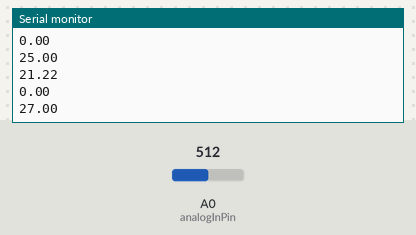
Simulated run of this sketch. Board: Arduino Uno, built with avr-gcc and run on an emulated ATmega328P. On the bench: the last lines printed to the serial monitor. The inputs (shaded band) are chosen by the test bench; at power-on: A0 (analogInPin) = 512.

Above: at 2.2 s.
2.3 s: A0 (analogInPin) set to 716
At 2.44 s:
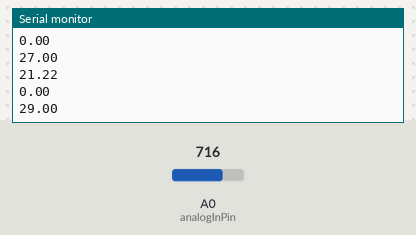
3.8 s: A0 (analogInPin) set to 900
At 4.12 s:
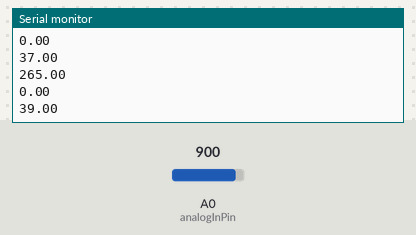
Timing chart, 0 to 6.8 s (numbered marks = the images above; inputs shaded):
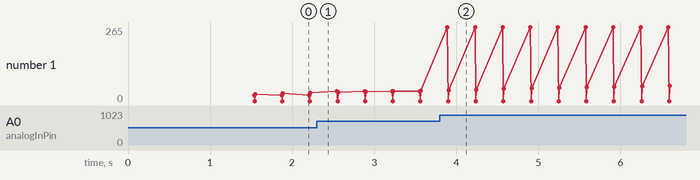

The sketch:

main.ino
```cpp
#include <Servo.h>

// Servo variables
const int servoCount = 2;
Servo servos[servoCount];

// Range variables
const int analogInPin = A0;

long currentMillis = 0;

int dataCount = 0;

// Button stuff
int lastButtonState = 0;
int buttonState = 0;
int buttonPin = 8;
long buttonTime = 0;

// Data processing
// y = p1*x^4 + p2*x^3 + p3*x^2 + p4*x + p5

// Coefficients
const int termCount = 5;
float ps[termCount] = {6.1135*pow(10, -9), -1.0478e-05, 0.006638, -1.9374, 259.27};

float processedRange() {
	int raw = analogRead(analogInPin);
	float retRange = 0;
	for (int i = 0; i < termCount; i++) {
		retRange += ps[i]*pow(raw, termCount-1-i);
	}
	return retRange;
}

float averagedRange(int count) {
	float total = 0;

	for (int i = 0; i < count; i ++) {
		float sensorValue = processedRange();

		total += sensorValue;

		delay(2);
	}

	return total/count;
}

void printPoint(float R, float phi, float theta) {
	// Radius
	Serial.println(R);
	// Servo 0 phi
	Serial.println(phi);
	// Servo 1 theta
	Serial.println(theta);
}

void setup() {
	for (int i = 0; i < servoCount; i++) {
		Servo servo;
		servos[i] = servo;
		servo.attach((i*2)+9);
	}

	setupServo();

	// Setup range
	Serial.begin(9600);

	pinMode(buttonPin, INPUT);
}

void loop() {
	loopServo();
}

void setupServo() {
	servos[0].write(0);
	servos[1].write(25);
	delay(1000);
}

void loopServo() {
	for(int phi = 0; phi < 145; phi += 2) {
		servos[0].write(phi);
		servos[1].write(25);
		delay(300);
		for(int theta = 25; theta < 110; theta += 2) {
			servos[1].write(theta);
			delay(200);
			printPoint(averagedRange(10), phi, theta);
			delay(100);
		}
	}
}
```

Measured:
- after the input at 3.8 s, the serial monitor: prints a new line after 0.09 s (image 2)
- plotted number 1: 37 → 2 after the input at 3.8 s
